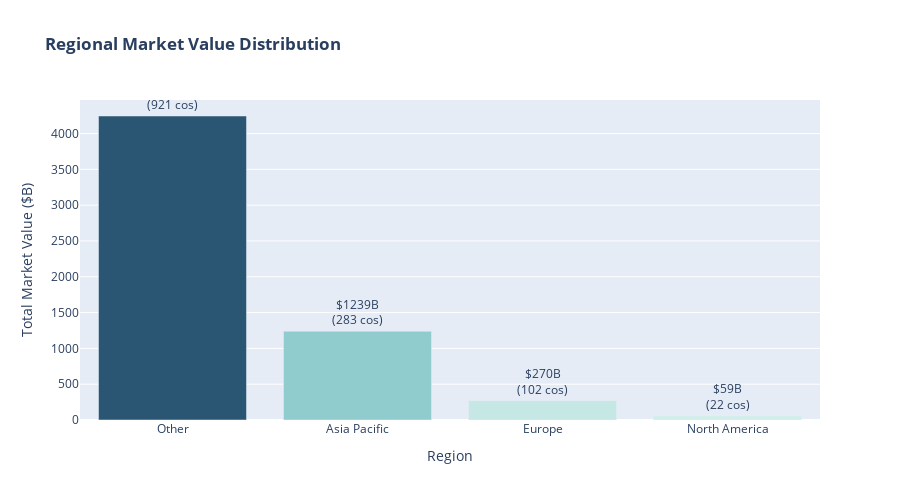

The code cell stored with this chart in its notebook:
### Markdown cell above
## 9️⃣ Top Companies by Region

### Code cell
# Create a mapping for regions
def assign_region(country):
    north_america = ['USA', 'Canada']
    europe = ['UK', 'Germany', 'France', 'Netherlands', 'Switzerland', 'Sweden', 'Spain', 'Ireland', 'Finland']
    asia_pacific = ['China', 'India', 'Japan', 'Singapore', 'South Korea', 'Australia', 'Taiwan', 'Hong Kong', 'Indonesia']
    rest = ['Brazil', 'Mexico', 'Argentina']
    
    if country in north_america:
        return 'North America'
    elif country in europe:
        return 'Europe'
    elif country in asia_pacific:
        return 'Asia Pacific'
    else:
        return 'Other'

df['region'] = df['country'].apply(assign_region)

# Get flagship companies by region
print("\n" + "="*70)
print("🏢 FLAGSHIP COMPANIES BY REGION")
print("="*70)

regions = df['region'].unique()
for region in sorted(regions):
    region_df = df[df['region'] == region].nlargest(5, 'valuation_numeric')
    print(f"\n{region}:")
    print("-" * 70)
    for idx, (_, row) in enumerate(region_df.iterrows(), 1):
        print(f"  {idx}. {row['company']:40} ${row['valuation_numeric']:7.1f}B  ({row['country']})")

# Create regional comparison visualization
region_stats = df.groupby('region').agg({
    'valuation_numeric': ['sum', 'mean', 'count']
}).round(2)
region_stats.columns = ['Total Value', 'Avg Value', 'Count']
region_stats = region_stats.sort_values('Total Value', ascending=False)

fig_region = go.Figure()

fig_region.add_trace(go.Bar(
    x=region_stats.index,
    y=region_stats['Total Value'],
    name='Total Market Value',
    marker=dict(color=region_stats['Total Value'], colorscale='Teal', showscale=False),
    text=[f"${v:.0f}B<br>({c} cos)" for v, c in zip(region_stats['Total Value'], region_stats['Count'])],
    textposition='outside',
    hovertemplate='<b>%{x}</b><br>Total Value: $%{y:.0f}B<extra></extra>'
))

fig_region.update_layout(
    title="<b>Regional Market Value Distribution</b>",
    xaxis_title="Region",
    yaxis_title="Total Market Value ($B)",
    height=500,
    showlegend=False
)

fig_region.show()

### Figure 1 — Plotly figure (JSON) as saved in the notebook; plotly's stock layout.template omitted (floating-point values rounded to 4 significant figures)
{"data": [{"hovertemplate": "<b>%{x}</b><br>Total Value: $%{y:.0f}B<extra></extra>", "marker": {"color": [4245.0, 1239.0, 269.5, 59.45], "colorscale": [[0, "rgb(209, 238, 234)"], [0.1667, "rgb(168, 219, 217)"], [0.3333, "rgb(133, 196, 201)"], [0.5, "rgb(104, 171, 184)"], [0.6667, "rgb(79, 144, 166)"], [0.8333, "rgb(59, 115, 143)"], [1, "rgb(42, 86, 116)"]], "showscale": false}, "name": "Total Market Value", "text": ["$4245B<br>(921 cos)", "$1239B<br>(283 cos)", "$270B<br>(102 cos)", "$59B<br>(22 cos)"], "textposition": "outside", "type": "bar", "x": ["Other", "Asia Pacific", "Europe", "North America"], "y": [4245.0, 1239.0, 269.5, 59.45]}], "layout": {"height": 500, "showlegend": false, "title": {"text": "<b>Regional Market Value Distribution</b>"}, "xaxis": {"title": {"text": "Region"}}, "yaxis": {"title": {"text": "Total Market Value ($B)"}}}}
